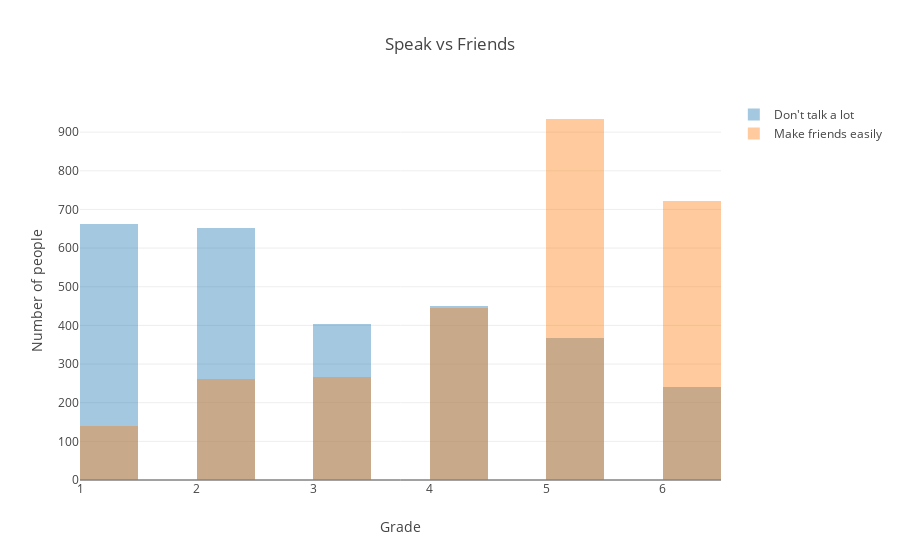

The code cell stored with this chart in its notebook:
### Code cell
def compare_histograms(a, b):
    bins = {"start":0, "end":+80, "size":0.5}
    data = [go.Histogram(x=np.array(a), xbins=bins, opacity=0.4, name="Don't talk a lot"),
            go.Histogram(x=np.array(b), xbins=bins, opacity=0.4, name='Make friends easily')]
    layout = go.Layout(title = 'Speak vs Friends', xaxis = {'title': 'Grade'}, yaxis = {'title': 'Number of people'}, barmode='overlay')
    fig = go.Figure(data, layout)
    py.iplot(fig)
    
compare_histograms(E1, E4)

### Figure 1 — Plotly figure (JSON) as saved in the notebook; plotly's stock layout.template omitted (floating-point values rounded to 4 significant figures; data arrays with more than 128 entries replaced by an {"elided": "..."} marker saying what was removed)
{"data": [{"name": "Don't talk a lot", "opacity": 0.4, "type": "histogram", "uid": "09c331d2-edd6-11e8-9904-1002b5e0c242", "x": {"elided": "2777 int values"}, "xbins": {"end": 80, "size": 0.5, "start": 0}}, {"name": "Make friends easily", "opacity": 0.4, "type": "histogram", "uid": "09c331d3-edd6-11e8-9845-1002b5e0c242", "x": {"elided": "2777 int values"}, "xbins": {"end": 80, "size": 0.5, "start": 0}}], "layout": {"barmode": "overlay", "title": "Speak vs Friends", "xaxis": {"title": "Grade"}, "yaxis": {"title": "Number of people"}}}
